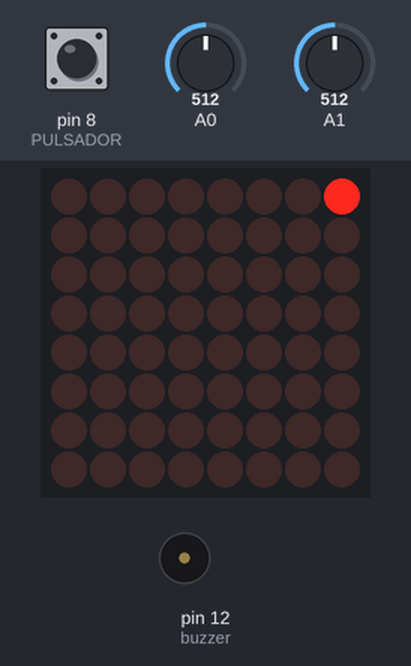
Recording of a sketch running on a simulated Arduino Uno, built with avr-gcc and run on an emulated ATmega328P. Parts: 8×8 LED matrix, buzzer (waves = sounding). Inputs (shaded band) come from the test bench; at power-on: A1 = 512, A0 = 512, pin 8 (PULSADOR) HIGH.

Above: at 1.2 s.
1.3 s: A1 set to 489
4.0 s: A1 set to 466
At 4.84 s:
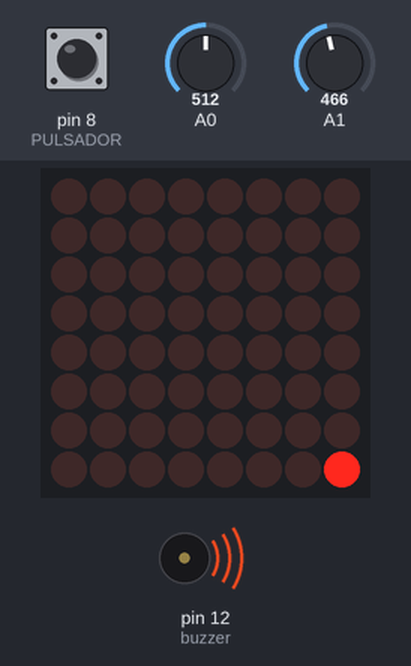
5.8 s: A0 set to 494
7.3 s: A0 set to 471
At 7.87 s:
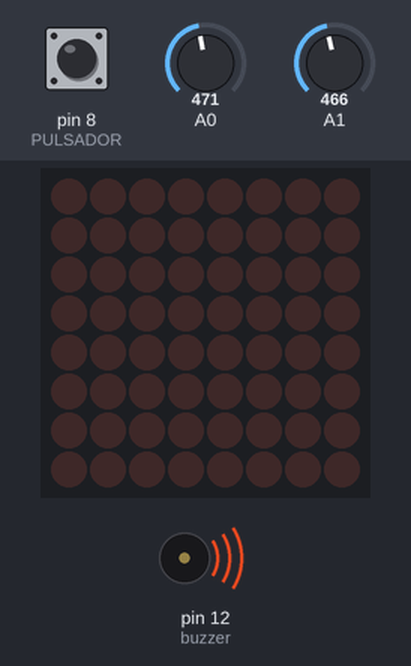
9.9 s: pin 8 (PULSADOR) pulled LOW for 0.15 s
At 10.9 s:
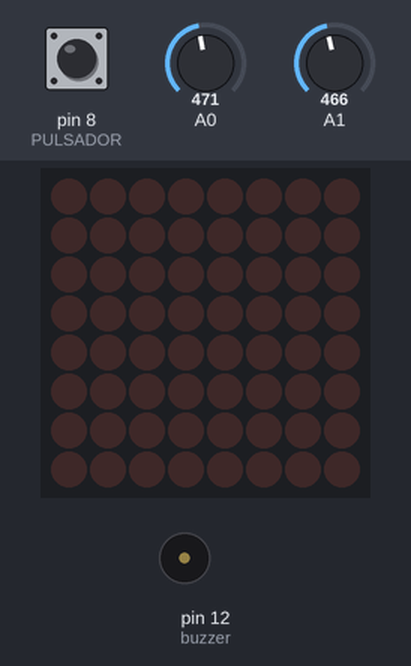
11.5 s: pin 8 (PULSADOR) pulled LOW for 3.2 s
At 15.8 s:
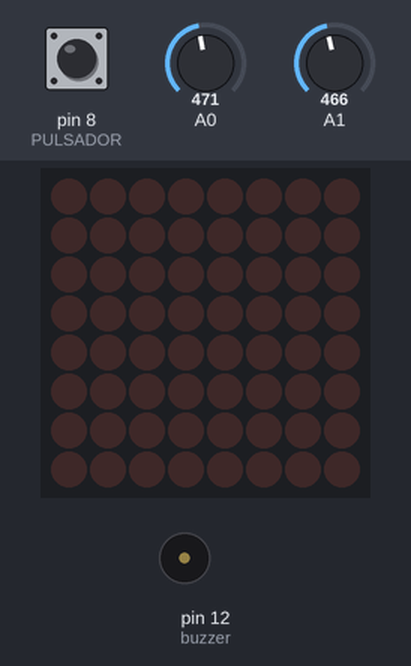
Timing chart, 0 to 17.2 s (numbered marks = the images above; inputs shaded):
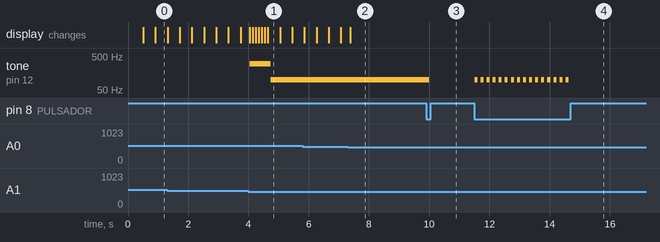

The sketch:

0001-matrix-game.ino
```cpp
#include "LedControl.h"

LedControl lc=LedControl(11,9,10,1);
int X;
int Y;
int currentFila;
int currentColumna;

int buzzer = 12;
int tone_ok = 300;
int tone_bad = 100;
int PULSADOR = 8;
int SW;
int buttonState;
int lastButtonState = LOW;
unsigned long lastDebounceTime = 0;
unsigned long debounceDelay = 50;

int sound = 1;

bool silence = false;


void setup() {
  Serial.begin(9600);
  lc.shutdown(0,false);
  lc.setIntensity(0,4);
  lc.clearDisplay(0);
  currentFila = 0;
  currentColumna = 7;
  pinMode(buzzer, OUTPUT);
  pinMode(PULSADOR, INPUT_PULLUP);

  digitalWrite(PULSADOR, HIGH);
}

void loop(){
  X = analogRead(A0);
  Y = analogRead(A1);
  SW = digitalRead(PULSADOR);

  if(SW == 0) {
    silence = !silence;
  }

  if (X >= 0 && X < 480){          // si X esta en la zona izquierda
    if(currentColumna > 0) {
      sonido(tone_ok);
      currentColumna++;
     } else {
      sonido(tone_bad);
     }
  }

  if (X > 520 && X <= 1023){          // si X esta en la zona derecha
    if(currentColumna < 7) {
      sonido(tone_ok);
      currentColumna++;
     } else {
      sonido(tone_bad);
     }
  }

  if (Y >= 0 && Y < 480){         // si Y esta en la zona de abajo
    if(currentFila < 7) {
      sonido(tone_ok);
      currentFila++;
     } else {
      sonido(tone_bad);
     }
  }

  if (Y > 520 && Y <= 1023){          // si Y esta en la zona de arriba
    if(currentFila > 0) {
      sonido(tone_ok);
      currentFila--;
     } else {
      sonido(tone_bad);
     }
  }

  lc.setLed(0,currentFila,currentColumna,true);

  delay(100);
  lc.clearDisplay(0);
  noTone(buzzer);

}

void sonido(int tono) {
  if(silence == 0) {
    tone(buzzer, tono);
  }
}
```

Measured:
- the behaviour switches between 480 and 479 on A1 (found by bisection; images 0 and 1)
- the behaviour switches between 480 and 479 on A0 (found by bisection; images 1 and 2)
- after the input at 4.0 s, tone on pin 12 (buzzer): silent → 300 Hz at once, → 100 Hz 0.71 s later; the display: first changes at once (image 1 shows a later state)
- after the input at 7.3 s, tone on pin 12 (buzzer): stays 100 Hz (without the input it goes to silent after 2.6 s)
- after the input at 9.9 s, tone on pin 12 (buzzer): 100 Hz → silent after 0.10 s
- after the input at 11.5 s, tone on pin 12 (buzzer): alternates 100 Hz for 0.10 s and silent for 0.10 s, 32 changes in all, then stays silent, starting at once
- what the display in image 1 shows lasts 0.5 s, from 4.6 s to 5.1 s
